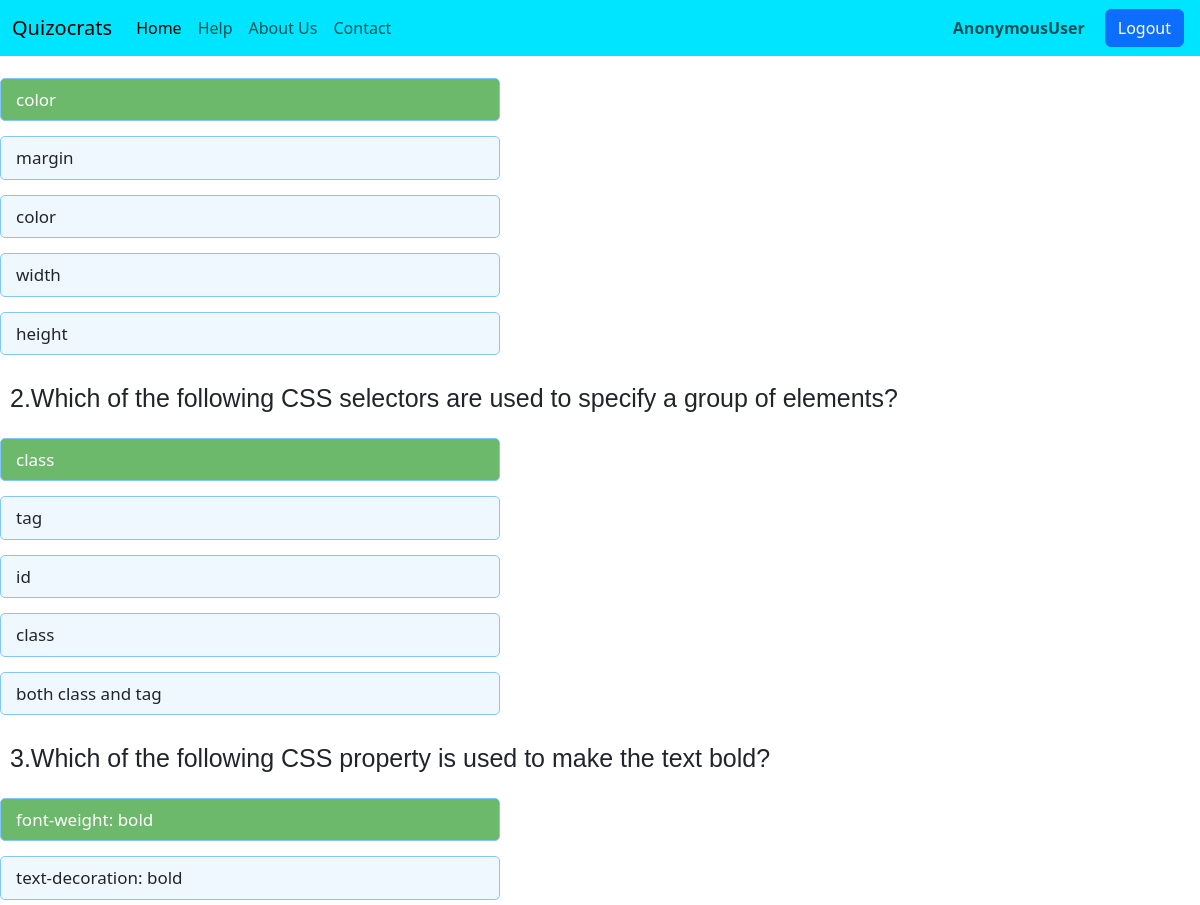
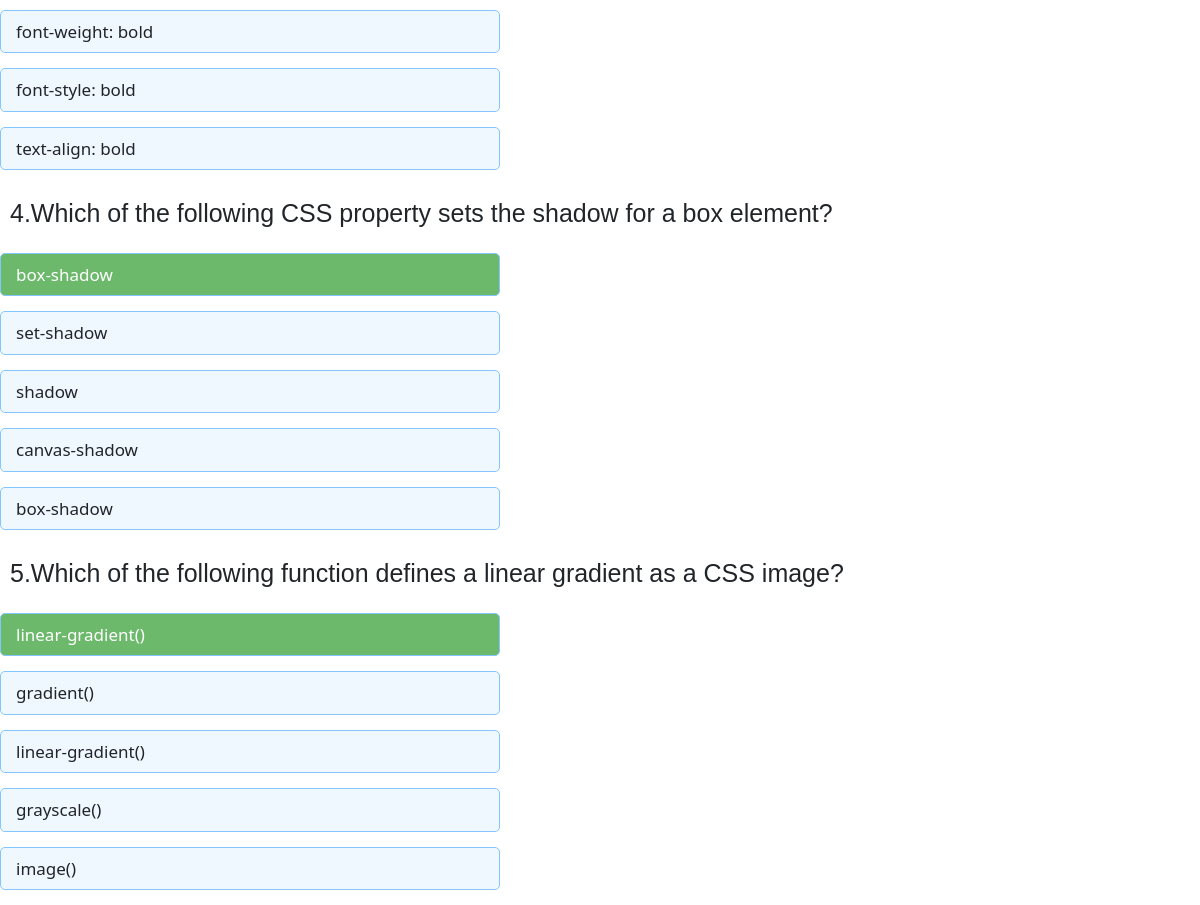
Screenshot of /answers/CSS with the database file from the repository (2 pictures, top to bottom).
### quizocrats/models.py (models this page shows)
class questionare(models.Model):
    quiz=models.ForeignKey(quizzes,on_delete=models.CASCADE)
    question=models.TextField()
    correct_opt=models.TextField()
    opt1=models.TextField()
    opt2=models.TextField()
    opt3=models.TextField()
    opt4=models.TextField()

### quizocrats/views.py (the view)
# urls.py: path('answers/<name>', views.quizans, name='quizans'),
def quizans(request,name):
  admquiz=quizzes.objects.filter(quiz_name=name)[0]
  questions=questionare.objects.filter(quiz=admquiz)
  context={
    'admque':questions,
    'admquiz':admquiz
  }
  return render(request,'quizanswer.html',context)

### quizocrats/templates/quizanswer.html (shortened to what this page needs)
<!DOCTYPE html>
<html lang="en">
<head>
    {% load static %}
</head>
<body>
    {% include 'base2.html' %}
    {% for x in admque %}
        <div class="questions">{{forloop.counter}}.{{x.question}}</div>
        <div class="options" id="correct">{{x.correct_opt}}</div>
        <div class="options">{{x.opt1}}</div>
        <div class="options">{{x.opt2}}</div>
        <div class="options">{{x.opt3}}</div>
        <div class="options">{{x.opt4}}</div>
    {% endfor %}
</body>
</html>

### quizocrats/templates/quizanswer.html (style rules this page uses)
.questions { margin-top: 10px; margin-bottom: 10px; padding: 10px; font-family: Arial, Helvetica, sans-serif; font-size: 25px; }
#correct { color: white; background-color: rgb(108, 185, 108); }
.options { padding: 20px 0px; display: block; }
.options { width: 500px; background: aliceblue; border: 1px solid #84c5fe; border-radius: 5px; padding: 8px 15px; font-size: 17px; margin-bottom: 15px; cursor: pointer; transition: all 0.3s ease; display: flex; align-items: center; justify-content: space-between; }

### rows the page displays
questionare: correct_opt "color", opt1 "margin", opt2 "color", opt3 "width", opt4 "height"
questionare: question "Which of the following CSS selectors are used to specify a group of elements?", correct_opt "class", opt1 "tag", opt2 "id", opt3 "class", opt4 "both class and tag"
questionare: question "Which of the following CSS property is used to make the text bold?", correct_opt "font-weight: bold", opt1 "text-decoration: bold", opt2 "font-weight: bold", opt3 "font-style: bold", opt4 "text-align: bold"
questionare: question "Which of the following CSS property sets the shadow for a box element?", correct_opt "box-shadow", opt1 "set-shadow", opt2 "shadow", opt3 "canvas-shadow", opt4 "box-shadow"
questionare: question "Which of the following function defines a linear gradient as a CSS image?", correct_opt "linear-gradient()", opt1 "gradient()", opt2 "linear-gradient()", opt3 "grayscale()", opt4 "image()"

### other values shown
{{ request.user }} "AnonymousUser"
